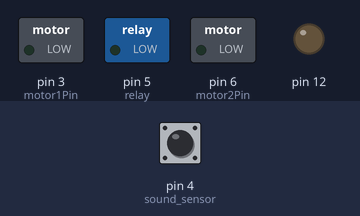
Bench run of a sketch on a simulated Arduino Uno, built with avr-gcc and run on an emulated ATmega328P. On the bench: switched loads named in the sketch (green lamp = pin HIGH), output pins drawn as LEDs (lit = HIGH). The test bench sets the inputs (shaded band); at power-on: pin 4 (sound_sensor) HIGH.

Above: at 1.2 s.
1.3 s: pin 4 (sound_sensor) pulsed LOW 2 times (0.12 s each, 0.3 s apart)
At 2.6 s:
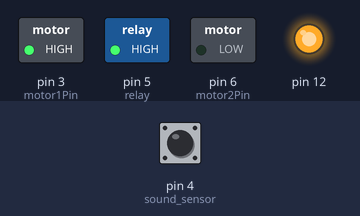
3.5 s: pin 4 (sound_sensor) pulsed LOW 5 times (0.12 s each, 0.3 s apart)
At 6.2 s:
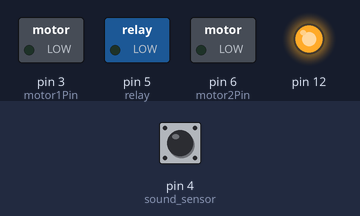
Timing chart, 0 to 7.7 s (numbered marks = the images above; inputs shaded):
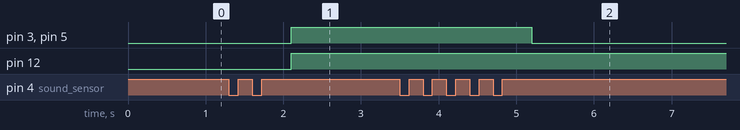

Measured:
- after the input at 1.3 s, pin 3 (motor1Pin), pin 5 (relay), pin 12: LOW → HIGH after 0.80 s
- after the input at 3.5 s, pin 3 (motor1Pin), pin 5 (relay): HIGH → LOW after 1.7 s

The sketch:

clap_controlled_home.ino
```cpp
//Please first, open new code page (new sketch) from Arduino IDE
//Copy the following code and paste it into the new sketch
//Then save and verify

int sound_sensor= 4;
int relay= 5;
int clap= 0;
long detection_range_start = 0;
long detection_range = 0;
boolean status_lights = false;

const int motor1Pin = 3;    // H-bridge leg 1 (pin 2, 1A)
const int motor2Pin = 6;  // H-bridge leg 2 (pin 7, 2A)

void setup() {
  pinMode(sound_sensor, INPUT);
  pinMode(relay, OUTPUT);
  pinMode(motor1Pin, OUTPUT);
  pinMode(motor2Pin, OUTPUT);
 pinMode(12, OUTPUT);
  Serial.begin  (9600);
}

void loop() {

  int status_sensor = digitalRead(sound_sensor);

  if (status_sensor == 0)
  {
    if (clap == 0)
    {
      detection_range_start = detection_range = millis();
      clap++;
    }
    else if (clap > 0 && millis()-detection_range >= 50)
    {
      detection_range = millis();
      clap++;
    }
  }

  if (millis()-detection_range_start >= 400)
  {
    if (clap == 1)
    {
      if (!status_lights)
        {
          status_lights = true;
          digitalWrite(relay, HIGH);

          digitalWrite(motor1Pin, HIGH);   // set leg 1 of the H-bridge low
          digitalWrite(motor2Pin, LOW);
         digitalWrite(12, HIGH);
        }
        else if (status_lights)
        {
          status_lights = false;
          digitalWrite(relay, LOW);
           digitalWrite(motor1Pin, LOW);   // set leg 1 of the H-bridge low
          digitalWrite(motor2Pin, LOW);
         digitalWrite(12, HIGH);
        }
    }
    clap = 0;
  }
}

// end code
```
